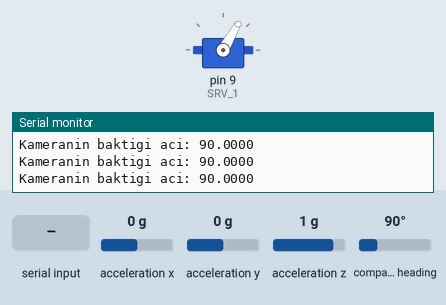
Recording of a sketch running on a simulated Arduino Uno, built with avr-gcc and run on an emulated ATmega328P. Parts: servo, the last lines printed to the serial monitor. The inputs (shaded band) are chosen by the test bench; at power-on: compass heading 90°, acceleration x 0 g, acceleration y 0 g, acceleration z 1 g.

Above: at 2.2 s.
2.3 s: "1" received over Serial
At 3.8 s:
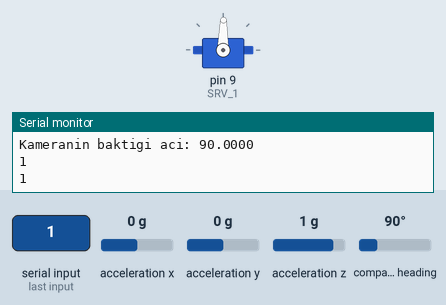
5.3 s: compass heading set to 7°
At 5.61 s:
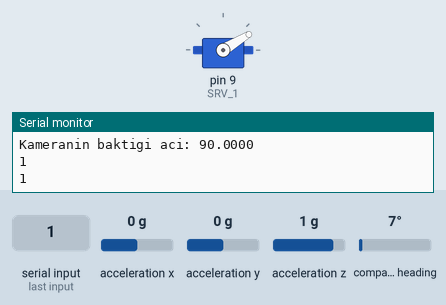
8.3 s: "1" received over Serial
At 10.06 s:
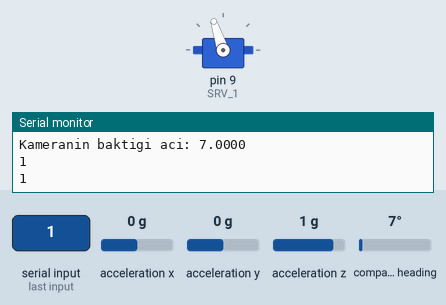
11.3 s: "S" received over Serial
14.3 s: compass heading set to 180°
17.3 s: "0" received over Serial
At 18.9 s:
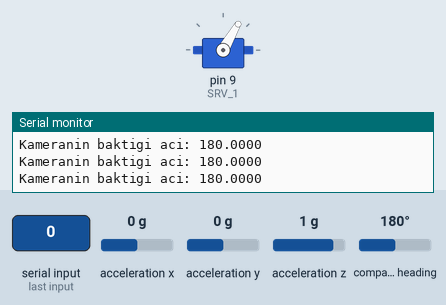
Timing chart, 0 to 20.4 s (numbered marks = the images above; inputs shaded):
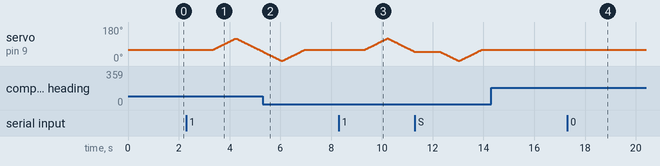

The sketch:

servo.ino
```cpp
#include <Servo.h>
#include <Wire.h>
#include <Adafruit_Sensor.h>
#include <Adafruit_BNO055.h>
#include <utility/imumaths.h>
Adafruit_BNO055 bno = Adafruit_BNO055(55);


Servo myservo;
const int SRV_1 = 9;
const int ISR = 2;
int a;
int cnt = 0;
int pos;
//volatile byte state = LOW;
volatile int x = 1;
String srl;
int len;
int i;
int j;
int first;
int last;
int posLib_1;
int posLib_2;
int posLib_3;
float ar_angle;


void readSerial() {

  srl = Serial.readString();
  len = srl.length();
  Serial.println(srl);

  for (i = 0; i < len; i++) {
    if (srl[i] == 'S' || srl[i] == 's' ) {
      for (j = i + 1; j < len; j++) {
        if (srl[j] == 'F' || srl[j] == 'f') {
          first = i;
          last = j;
          srl = srl.substring(first + 1, last);
          break;
        }
        if (isDigit(srl[j]) == false) {
          break;
        }
      }
    }
  }
}

void scanSRVlib() {

  for (posLib_1 = 60; posLib_1 < 120; posLib_1++) {
    if (Serial.available()) {
      readSerial();
      if (srl.substring(1, 2) == "1") {
        break;
      }
    }
    myservo.write(posLib_1);
    delay(15);

    if (posLib_1 == 119) {

      for (posLib_2 = 120; posLib_2 > 0; posLib_2--) {
        if (Serial.available()) {
          readSerial();
          if (srl.substring(1, 2) == "1") {
            break;
          }
        }
        myservo.write(posLib_2);
        delay(15);

        if (posLib_2 == 1) {

          for (posLib_3 = 0; posLib_3 < 60; posLib_3++) {
            if (Serial.available()) {
              readSerial();
              if (srl.substring(1, 2) == "1") {
                break;
              }
            }
            myservo.write(posLib_3);
            delay(15);

          }
        }
      }
    }
  }
}

void setup() {

  pinMode(SRV_1, OUTPUT);

  Serial.begin(9600);
  Serial.println("Orientation Sensor Test"); Serial.println("");

  myservo.attach(SRV_1);
  myservo.write(60);

  if (!bno.begin())
  {
    Serial.print("Ooops, no BNO055 detected ... Check your wiring or I2C ADDR!");
    while (1);
  }
  delay(1000);
  bno.setExtCrystalUse(true);
}


void loop() {

  sensors_event_t event;
  bno.getEvent(&event);

  /*if (Serial.available()) {
    a = Serial.parseInt();
    Serial.println(a);
    }*/

  /*Serial.print("X: ");
  Serial.print(event.orientation.x, 4);
  Serial.print("\tY: ");
  Serial.print(event.orientation.y, 4);
  Serial.print("\tZ: ");
  Serial.print(event.orientation.z, 4);
  Serial.println("");*/


  if (Serial.available()) {
    readSerial();
    Serial.println(srl);

    if (srl.substring(0, 1) == "1") {

      scanSRVlib();

    }
    else if (srl.substring(0, 1) == "0") {

      myservo.write(60);

    }

  }

  ar_angle = event.orientation.x;
  Serial.print("Kameranin baktigi aci: ");
  Serial.println(ar_angle,4);
}
```

Measured:
- after the input at 2.3 s, servo on pin 9 (SRV_1): rises from 60° to 119° in 0.88 s, then falls to 51° in 1.1 s
- after the input at 8.3 s, servo on pin 9 (SRV_1): rises from 59° to 120° in 0.91 s, then falls to 48° in 1.1 s
- after the input at 17.3 s, servo on pin 9 (SRV_1): 59° → 60° after 1.0 s
